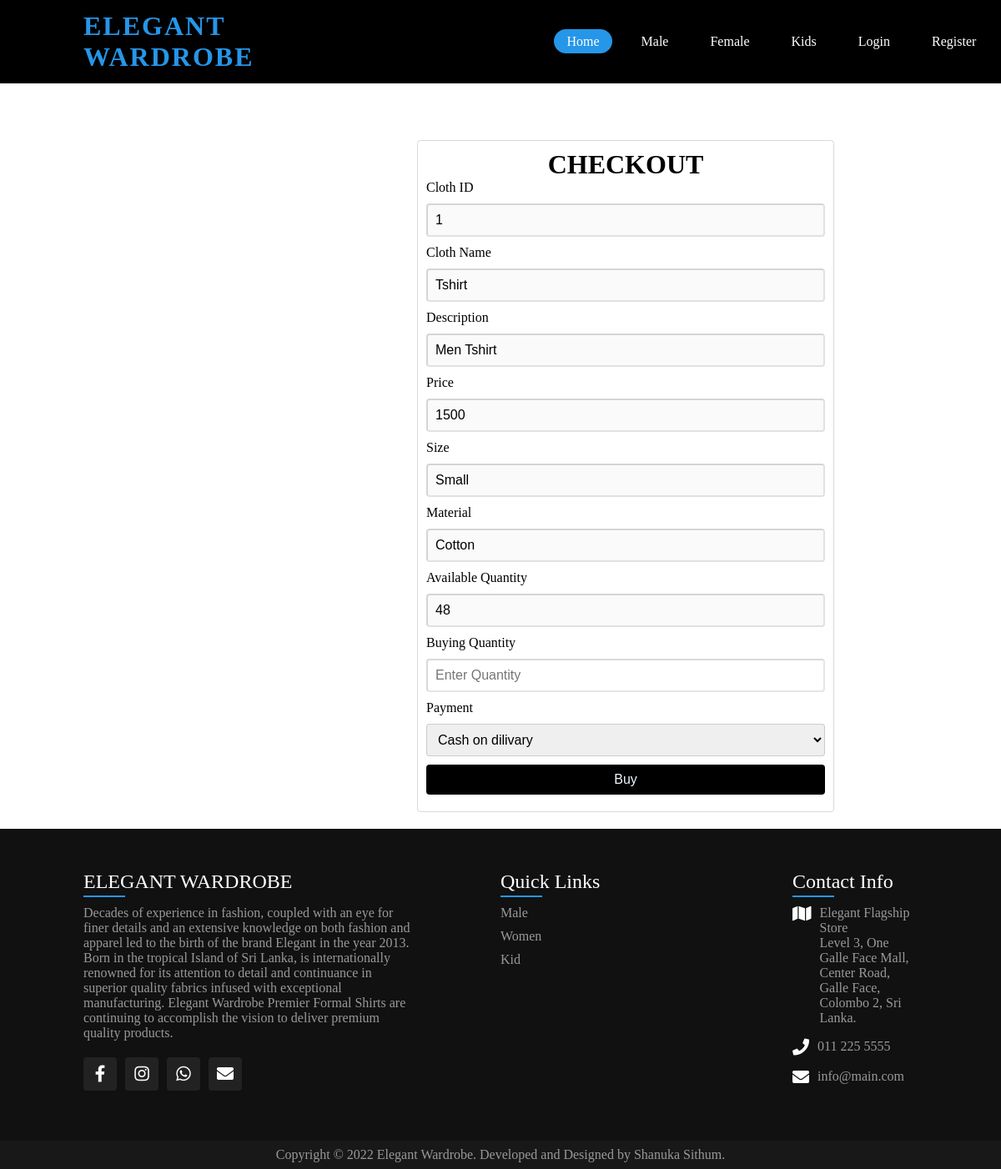
Page /View-Male-Cloths.php?view=1 on the committed database.
### tables this page shows
CREATE TABLE `mclothes` (
  `id` int(11) NOT NULL,
  `name` varchar(100) NOT NULL,
  `discription` varchar(255) NOT NULL,
  `price` varchar(100) NOT NULL,
  `size` varchar(100) NOT NULL,
  `metirial` varchar(100) NOT NULL,
  `file` text NOT NULL,
  `qty` int(11) NOT NULL
);

### View-Male-Cloths.php (the view, shortened to what this page needs)
<html>
  <head>
    <link rel="stylesheet" type="text/css" href="Admin.css">
    <link rel="stylesheet" href="style.css">
  </head>
  <body>
  <?php include("connection.php");?>
  <?php
        if(isset($_GET['view'])){
        $id = $_GET['view'];
        }
           $query = "select * from mclothes where id = '$id'";
           $update = mysqli_query($conn,$query);
           while($row = mysqli_fetch_assoc($update)) {
            $id = $row['id'];
            $Name = $row['name'];
            $Discription = $row['discription'];
            $price = $row['price'];
            $Size = $row['size'];
            $Metirial = $row['metirial'];
            $qty = $row['qty'];
           }
           ?>
<div class="header">
        <div class="navBar">
     <div class="logo">
     <a href="index.php" class="name">ELEGANT WARDROBE</a>
     </div>
     <div class="nav-links">
        <ul>
        <li> <a href="index.php" class='active'>Home</a> </li>
            <li> <a href ="Male_cloths.php">Male</a></li>
            <li> <a href="Female_cloths.php"> Female</a></li>
            <li> <a href="Kids_cloths.php"> Kids</a></li>
            <?php if( isset($_SESSION['type']) && !empty($_SESSION['type']) )
{
?><li><a href="logout.php">Log Out</a><li>
    <?php }else{ ?>
        <li> <a href="Login.php"> Login</a> </li>
        <li> <a href="Register.php">Register</a> </li>
    <?php } ?>
        </ul>
    </div>
</div>
    <div class="form1">
      <br>
        <div class="Details">
          <h1>CHECKOUT</h1>
			<form action="" method="post" name="form1" >
            <div class="formGrp">
            <label class="labelGrp">Cloth ID</label>
              <input class="achr" type="text" name="Cloths_ID" value="<?php echo $id; ?>"/ required disabled>
            </div>
            <div class="formGrp">
            <label class="labelGrp">Cloth Name</label>
              <input class="achr" type="text" name="Cloths_Name" value="<?php echo $Name; ?>"/ required disabled>
            </div>
            <div class="formGrp">
            <label class="labelGrp">Description</label>
              <input class="achr" type="text" name="Description" value="<?php echo $Discription; ?>"/ required disabled>
            </div>
            <div class="formGrp">
            <label class="labelGrp">Price</label>
              <input class="achr" type="text" name="Price"  value="<?php echo $price; ?>" placeholder="Enter Name" disabled>
            </div>
            <div class="formGrp">
            <label class="labelGrp">Size</label>
              <input class="achr" type="text" name="Size"   value="<?php echo $Size; ?>" placeholder="Enter Name" disabled>
            </div>
            <div class="formGrp">
                <label class="labelGrp">Material</label>
              <input class="achr" type="text" name="Metirial" value="<?php echo $Metirial; ?>" placeholder="Enter City" disabled>
            </div>
            <div class="formGrp">
            <label class="labelGrp">Available Quantity</label>
            <input class="achr" type="text" name="clothes_Ava_qty"  placeholder="Enter Quantity" value="<?php echo $qty; ?>" disabled>
            <div class="formGrp">
            <label class="labelGrp">Buying Quantity</label>
              <input class="achr" type="text" name="clothes_Buy_qty"  placeholder="Enter Quantity" required>
            </div>
            <div class="formGrp">
              <label class="labelGrp">Payment</label>
            <select name="Size" class="achr" value="<?php echo $Size; ?>" >
             <option value="Cash">Cash on dilivary</option>
             </select>
            </div>
            <div class="formGrp">
            <div class="formGrp">
            <button class="achr regClass btn" type="Submit" value="Submit" name="Submit" >Buy</button>
            </div>
            </div>
          </form>
        </div>
    </div>
 <?php include("footer.php");?>
  </body>
</html>

### admin.css (style rules this page uses)
body { background-color: #fff; }
.Details { width:500PX; margin: 20px; margin-left: 500px; margin-top: 150PX; text-align: center; border: 1px solid rgba(0, 0, 0, 0.15); border-radius: .25rem; padding: 10px; flex-direction: column; flex: 1 1 auto; position: relative; flex-wrap: wrap; display: inline-block; }
.achr { display: block; width: 100%; color: black; margin-bottom: 10px; text-decoration: none; font-size: 1rem; padding: 9px; box-sizing: border-box; border-radius: .25rem; border-color: rgba(0, 0, 0, 0.15); }
.regClass { background-color: black; border-color: rgba(0,102,255, 0.8); color: aliceblue; }
.formGrp { text-align: left; }
.labelGrp { margin-bottom: 10px; display: inline-block; }
.btn { border-width: 0; }

### style.css (style rules this page uses)
* { margin: 0px; padding: 0; box-sizing: border-box; }
body { min-height: 100vh; background-size: cover; background-repeat: no-repeat; background-position: center; overflow-x: hidden; }
.header { background-color: white ; height: 100vh; background-position: center; background-size: cover; width: 100%; }
.navBar { position: absolute; top: 0; left: 0; width: 100%; padding: 30px 100px; display: flex; justify-content: space-between; align-items: center; z-index: 10000; background-color: black; height: 100px; }
.logo .name { color: #2696E9; font-weight: 700; text-decoration: none; font-size: 2em; text-transform: uppercase; letter-spacing: 2px; margin-right: 340px; }
.nav-links ul { display: flex; justify-self: center; align-items: center; }
.nav-links ul li { list-style: none; margin-left: 20px; }
.nav-links ul li a { text-decoration: none; padding: 6px 15px; color: #fff; border-radius: 20px; }
.nav-links ul li a:hover , .nav-links ul li a.active { background: #2696E9; color: #fff; }

### rows in the picture
mclothes: Cloths_ID "1", Cloths_Name "Tshirt", Description "Men Tshirt", Price "1500", Size "Small", Metirial "Cotton", clothes_Ava_qty "48", Size "Cash on dilivary"
